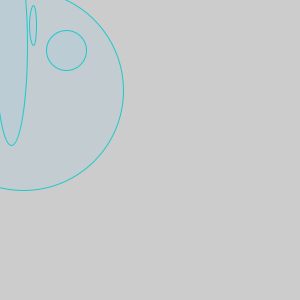
Frame 1 (no input)
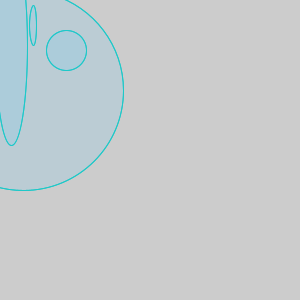
Frame 2 (the mouse pressed at the canvas centre, redrawn once)

The Processing sketch that drew these frames (run headless with seeded random() and noise(); the mouse was pressed at the canvas centre and the sketch redrawn once):

// Processing sketch: processing_172313
// ── processing_172313.pde

Spot sp1, sp2;
void setup() { 
  size(300, 300); 
  smooth(); 
  noLoop();
              // Run the constructor without parameters
sp1 = new Spot();
              // Run the constructor with three parameters
sp2 = new Spot(66, 50, 20);
}

void draw() { sp1.display(); sp2.display();
}
class Spot {
float x, y, radius;
// First version of the Spot constructor; // the fields are assigned default values 
Spot() {
x = 23;
y = 90;
radius = 100;
}
// Second version of the Spot constructor; // the fields are assigned with parameters 
Spot(float xpos, float ypos, float r) {
                x = xpos;
                y = ypos;
                radius = r;
}
              void display() {
          
                fill(90,200,250,20);
                stroke(30, 200, 200);
                ellipse(x, y, radius*2, radius*2);
                ellipse(x/2, y/2, radius/PI, radius*2);
                
} 
}
